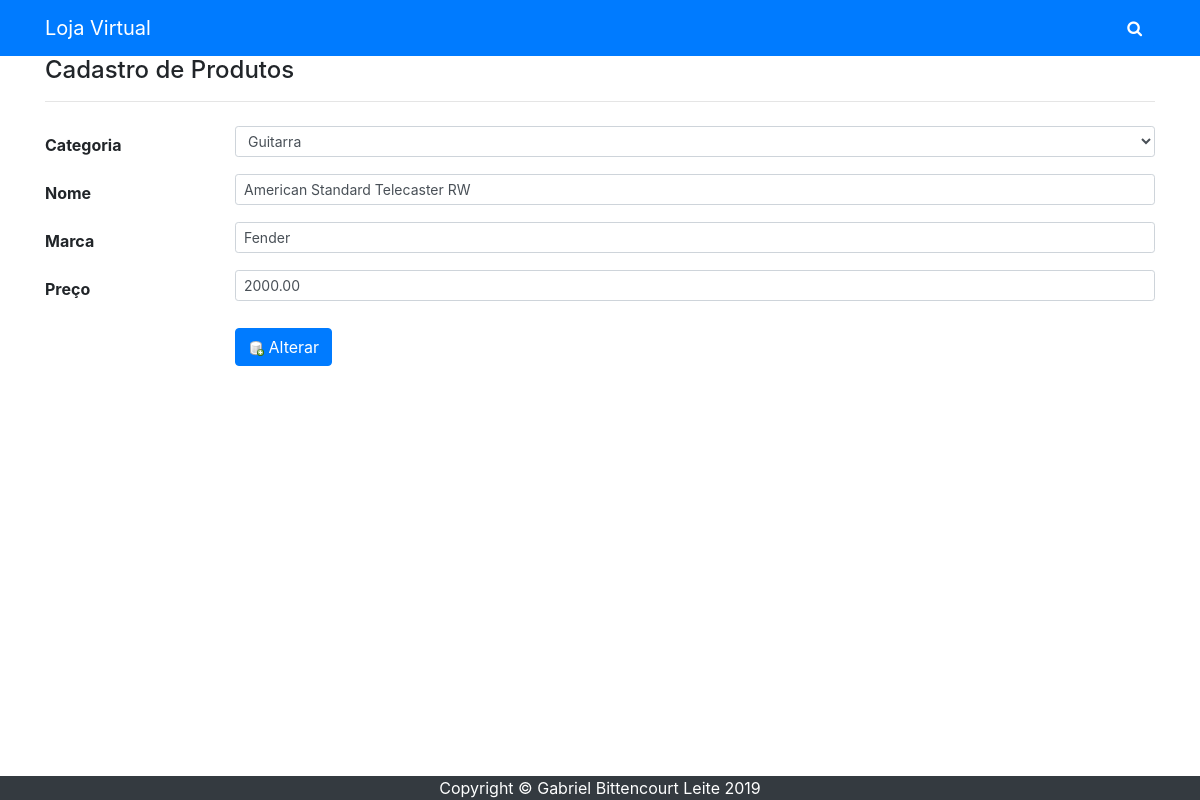
/edita_produto/2/, run on the app's committed database.
### produto/models.py (models this page shows, shortened)
class Produto(models.Model):
    subCategoria = models.ForeignKey(SubCategoria, related_name='produtos', on_delete=models.DO_NOTHING)
    nome = models.CharField(max_length=200, db_index=True)
    marca = models.CharField(max_length=200, db_index=True)
    slug = models.SlugField(max_length=200, db_index=True)
    imagem = models.CharField(max_length=200)
    descricao = models.TextField(blank=True)
    preco = models.DecimalField(max_digits=10, decimal_places=2)
    disponivel = models.BooleanField(default=True)
    user = models.ForeignKey(settings.AUTH_USER_MODEL,
                             on_delete=models.DO_NOTHING,
                             null=True)
    class Meta:
        db_table = 'produto'

### produto/views.py (the view)
# urls.py: path('edita_produto/<int:id>/', views.editar, name='edita_produto'),
def editar(request, id):
    produto = get_object_or_404(Produto, id=id)
    produto_form = ProdutoForm(instance=produto)
    produto_form.fields['produto_id'].initial = id
    return render(request, 'produto/cadastro.html', {
        'form': produto_form
    })

### produto/models.py (called while the page is built)
    def __str__(self):
        return self.nome

### produto/templates/produto/cadastro.html (shortened to what this page needs)
{% extends "base.html" %}
{% load static %}
{% block searchBar %}
{% include "components/barra_pesquisa.html" %}
{% endblock %}
{% block content %}
    <div class="row">
        <div class="col-12">
            <h4 class="mb-2">Cadastro de Produtos</h4>
            <hr class="mb-4">
        </div>
    </div>
    <form id="form" action ="{% url 'produto:cadastrar' %}" method ="POST" novalidate>
        <div class="form-group row" style="margin-bottom: 10px;">
            <label for="id_subcategoria" class="col-lg-2 col-form-label font-weight-bold">Categoria</label>
            <div class="col-lg-10">
                {{ form.subCategoria }}
            </div>
        </div>
        <div class="form-group row" style="margin-bottom: 10px;">
            <label for="id_nome" class="col-lg-2 col-form-label font-weight-bold">Nome</label>
            <div class="col-lg-10">
                {{ form.nome }}
            </div>
        </div>
        <div class="form-group row" style="margin-bottom: 10px;">
            <label for="id_nome" class="col-lg-2 col-form-label font-weight-bold">Marca</label>
            <div class="col-lg-10">
                {{ form.marca }}
            </div>
        </div>
        <div class="form-group row" style="margin-bottom: 10px;">
            <label for="id_preco" class="col-lg-2 col-form-label font-weight-bold">Preço</label>
            <div class="col-lg-10">
                {{ form.preco }}
            </div>
        </div>
        <div class="form-group row" style="margin-top: 20px;">
            <div class="col-lg-10 offset-lg-2">
                <button id="botao" type="button" class="btn btn-primary"><img src="{% static 'produto/images/skin/database_add.png' %}">
                    {% if form.produto_id.value %}
                       Alterar
                    {% else %}
                       Cadastrar
                    {% endif %}
                </button>
            </div>
        </div>
    </form>
{% endblock %}

### produto/static/produto/css/styles.css (style rules this page uses)
body { padding-top: 56px; }

### data on the page
Produto: subCategoria "Guitarra", nome "American Standard Telecaster RW", marca "Fender", preco "2000.00"
